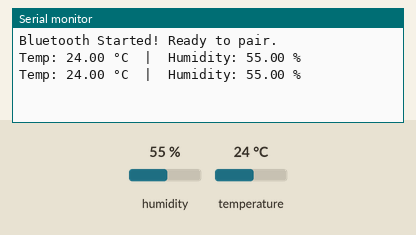
A sketch run on a simulated ESP32. Parts: the last lines printed to the serial monitor. Inputs (shaded band) come from the test bench; at power-on: humidity 55 %, temperature 24 °C. Nothing arrives over Bluetooth unless stated.

Above: at 4.8 s.
4.9 s: humidity set to 22 %
At 6.7 s:
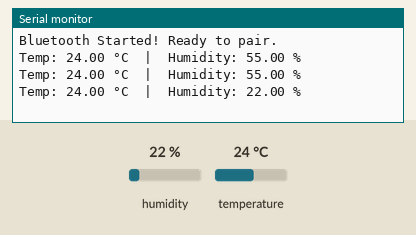
7.9 s: temperature set to 12 °C
At 9.1 s:
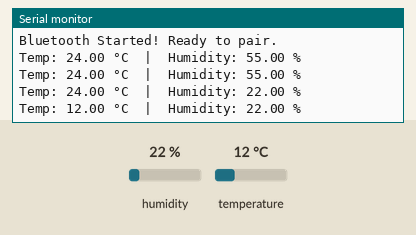
10.9 s: humidity set to 40 %
At 12.7 s:
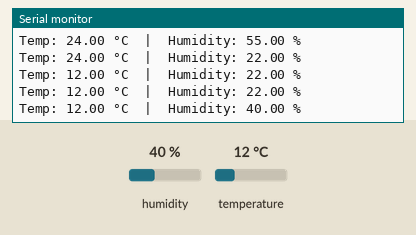
Timing chart, 0 to 14.2 s (numbered marks = the images above; inputs shaded):
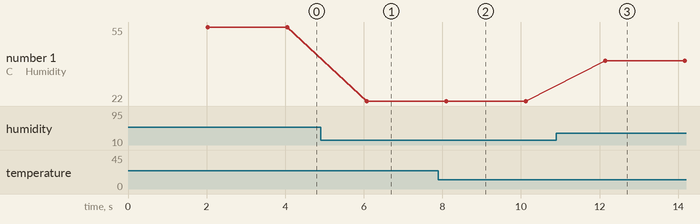

Measured:
- after the input at 4.9 s, the serial monitor: prints a new line after 1.2 s (image 1)
- after the input at 7.9 s, the serial monitor: prints a new line after 0.19 s (image 2)
- after the input at 10.9 s, the serial monitor: prints a new line after 1.2 s (image 3)
- plotted number 1: 55 → 22 after the input at 4.9 s, 22 → 40 after the input at 10.9 s

The sketch:

ESP_Temp.ino
```cpp
#include "BluetoothSerial.h"
#include "DHT.h"

// This checks if Bluetooth is properly configured in the IDE settings
#if !defined(CONFIG_BT_ENABLED) || !defined(CONFIG_BLUEDROID_ENABLED)
#error Bluetooth is not enabled! Please run `make menuconfig` to and enable it
#endif

// Create the Bluetooth Object
BluetoothSerial SerialBT;

// Define sensor settings
#define DHTPIN 4        // The GPIO pin connected to the sensor
#define DHTTYPE DHT11   // Change to DHT22 if you are using the white sensor

// Create the Sensor Object
DHT dht(DHTPIN, DHTTYPE);

void setup() {
  // Start the standard USB serial monitor for debugging
  Serial.begin(115200);

  // Start the sensor
  dht.begin();

  // Start Bluetooth and broadcast this name
  SerialBT.begin("ESP32_Weather_Station");

  Serial.println("Bluetooth Started! Ready to pair.");
}

void loop() {
  // The DHT11 needs at least 2 seconds between readings
  delay(2000);

  // Read humidity and temperature (in Celsius)
  float humidity = dht.readHumidity();
  float temperature = dht.readTemperature();

  // Check if the reading failed (wiring issue)
  if (isnan(humidity) || isnan(temperature)) {
    Serial.println("Failed to read from sensor! Check wiring.");
    SerialBT.println("Failed to read from sensor! Check wiring.");
    return;
  }

  // 1. Print to the Arduino IDE over the USB cable
  Serial.print("Temp: ");
  Serial.print(temperature);
  Serial.print(" °C  |  Humidity: ");
  Serial.print(humidity);
  Serial.println(" %");

  // 2. Transmit over the airwaves via Bluetooth!
  SerialBT.print("Temp: ");
  SerialBT.print(temperature);
  SerialBT.print(" C  |  Humidity: ");
  SerialBT.print(humidity);
  SerialBT.println(" %");
}
```
